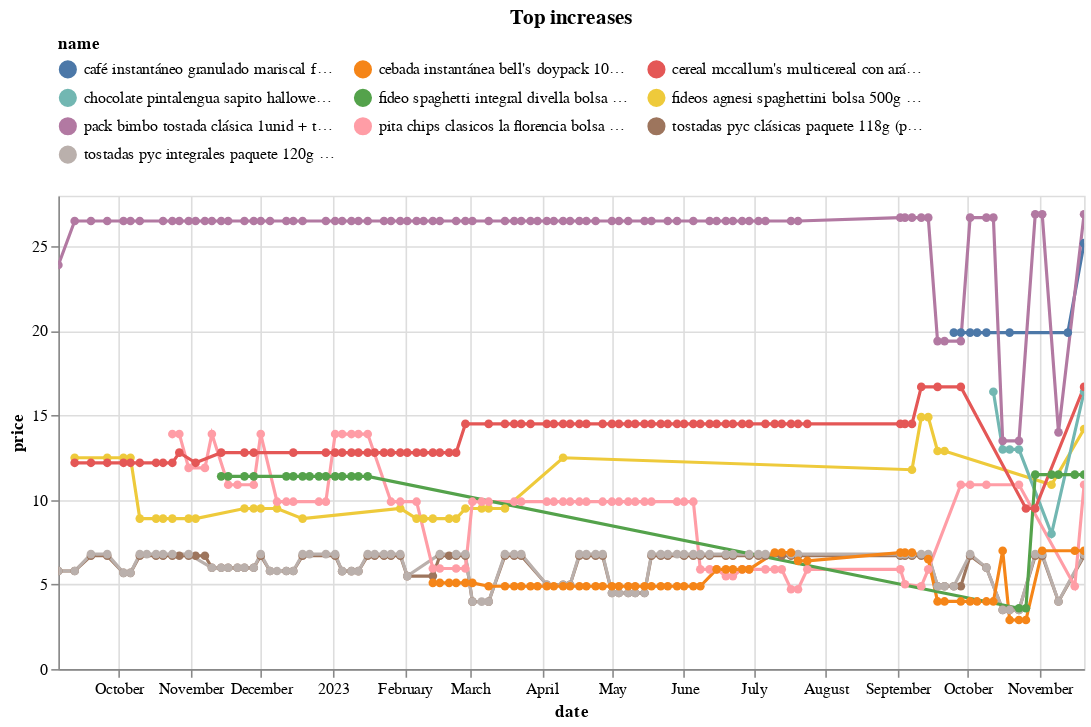

The cell this chart's notebook holds for it:
### Code cell
(top_changes
 .sort_values('change')
 .tail(10)
 .pipe(plot_changes, 'Top increases')
)

### Figure 1 — Vega-Lite specification as saved in the notebook (floating-point values rounded to 4 significant figures; data arrays with more than 128 entries replaced by an {"elided": "..."} marker saying what was removed)
{"config": {"view": {"continuousWidth": 300, "continuousHeight": 300}, "legend": {"columns": 3, "orient": "top"}}, "data": {"name": "data-456b5d9d815bc3b11551ecd389b0b3c9"}, "mark": {"type": "line", "point": true}, "encoding": {"color": {"field": "name", "scale": {"domain": ["café instantáneo granulado mariscal frasco 170g (plaza_vea)", "cebada instantánea bell's doypack 100g (plaza_vea)", "cereal mccallum's multicereal con arándanos caja 350g (plaza_vea)", "chocolate pintalengua sapito halloween bolsa 270g (plaza_vea)", "fideo spaghetti integral divella bolsa 500g (plaza_vea)", "fideos agnesi spaghettini bolsa 500g (plaza_vea)", "pack bimbo tostada clásica 1unid + tostada integral 2unid (plaza_vea)", "pita chips clasicos la florencia bolsa 150g (plaza_vea)", "tostadas pyc clásicas paquete 118g (plaza_vea)", "tostadas pyc integrales paquete 120g (plaza_vea)"]}, "type": "nominal"}, "tooltip": [{"field": "name", "type": "nominal"}, {"field": "price", "type": "quantitative"}, {"field": "last_price", "type": "quantitative"}], "x": {"field": "date", "type": "temporal"}, "y": {"field": "price", "type": "quantitative"}}, "params": [{"name": "param_5", "select": {"type": "point", "fields": ["name"]}, "bind": "legend"}, {"name": "param_6", "select": {"type": "interval", "encodings": ["x", "y"]}, "bind": "scales"}], "title": "Top increases", "transform": [{"filter": {"param": "param_5"}}], "width": 650, "$schema": "https://vega.github.io/schema/vega-lite/v5.15.1.json", "datasets": {"data-456b5d9d815bc3b11551ecd389b0b3c9": {"elided": "544 records"}}}
